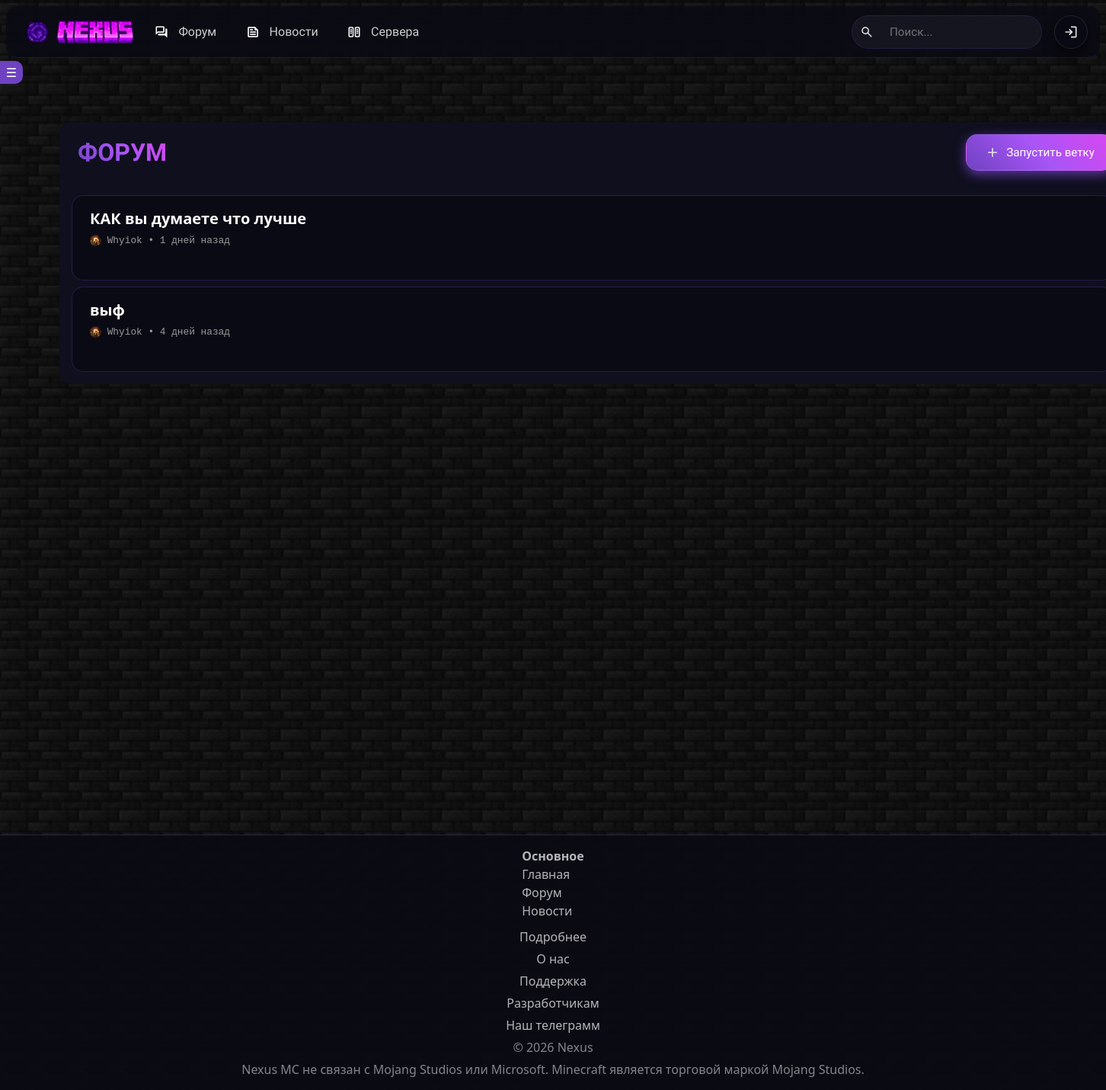
Page /forum on the committed database.
### __init__.py (models this page shows, shortened)
class Discuss(db.Model):  # Посты
    id = db.Column(db.Integer, primary_key=True)
    id_author = db.Column(db.Integer)
    title = db.Column(db.String)
    text = db.Column(db.Text)
    rating = db.Column(db.Integer, default=0)
    views = db.Column(db.Integer, default=0)
    status = db.Column(db.Integer, default='on_moderating')
    categories = db.Column(db.JSON, default=[])
    date = db.Column(db.DateTime, default=datetime.utcnow)

class User(db.Model, UserMixin):  # Пользователи
    id = db.Column(db.Integer, primary_key=True)
    username = db.Column(db.String, unique=True)
    description = db.Column(
        db.Text, default="Пользователь поленился и не добавил инфу о себе :[")
    email = db.Column(db.Text, unique=True)
    edition = db.Column(db.String)
    hash_password = db.Column(db.String)
    avatar = db.Column(db.String)
    date = db.Column(db.DateTime, default=datetime.utcnow)
    is_moderator = db.Column(db.Boolean, default=False)
    is_admin = db.Column(db.Boolean, default=False)
    is_checked = db.Column(db.Boolean, default=False)
    is_banned = db.Column(db.Boolean, default=False)
    is_frozen = db.Column(db.Boolean, default=False)

### __init__.py (the view)
@app.route('/forum', methods=['GET', 'POST'])
def forum():
    page = request.args.get('page', 1, type=int)
    per_page = 25
    pagination = Discuss.query.order_by(Discuss.id.desc()).paginate(
        page=page,
        per_page=per_page,
        error_out=False
    )
    discusses = pagination.items
    author = None
    comments_len = 0
    if len(discusses) != 0:
        for discuss in discusses:
            author = User.query.get(discuss.id_author)
            comment = Comments.query.filter_by(id_discuss=discuss.id).all()
            id = discuss.id
            if comment or len(comment) != 0:
                comments_len = len(comment)
            if current_user.is_authenticated:
                discuss.liked = Likes.query.filter_by(
                    id_author=current_user.id,
                    id_discuss=id
                ).first() is not None
            else:
                discuss.liked = False
    return render_template("forum.html", discusses=discusses, author=author, pagination=pagination, comments_len=comments_len)

### __init__.py (called while the page is built, shortened)
def time_ago(date):
    now = datetime.utcnow()
    diff = now - date
    total_seconds = int(diff.total_seconds())
    if total_seconds < 60:
        return f"{total_seconds} секунд назад"
    elif total_seconds < 3600:
        minutes = total_seconds // 60
        return f"{minutes} минут назад"
    elif total_seconds < 86400:
        hours = total_seconds // 3600
        return f"{hours} часов назад"
    elif total_seconds < 2592000:
        days = total_seconds // 86400
        return f"{days} дней назад"
    else:
        return date.strftime("%d.%m.%Y")

@app.context_processor
def inject_helpers():
    return dict(time_ago=time_ago)

@app.context_processor
def inject_user():
    user = current_user
    return {}

### templates/forum.html (shortened to what this page needs)
{% extends 'base.html' %}
{% block main %}
<main class="content">
  <div class="container">
    <div id="posts-container"
      class="d-flex flex-column gap-2 justify-content-center p-3 mx-auto main-page-content">
      <div class="mb-4 d-flex justify-content-between w-100">
        <span class="font-classic ms-2"
          style="background: linear-gradient(45deg, #6f42c1, #a855f7, #d946ef); -webkit-background-clip: text; -webkit-text-fill-color: transparent; background-clip: text; font-size: 2rem; user-select: none;">ФОРУМ</span>
        <a class="btn-glass btn-glass-primary font" style="
                      border-radius: 15px;" title="Запустить ветку" href="/add_discuss"><img src="/static/add.svg"
            height="20px">Запустить
          ветку
        </a>
      </div>
      {% if discusses|length > 0 %}
      {% for discuss in discusses %}
      <div class="discuss-custom">
        <div
          style="padding: 15px 0 5px 15px; flex: 1; display: flex; flex-direction: column; justify-content: space-between;">
          <div class="d-flex flex-column ms-2 gap-1">
            <a class="fw-bold fs-5 link-custom m-0" href="/discuss/{{ discuss.id }}">{{ discuss.title }}</a>
            <div class="d-flex">
              <a class="mb-0 link-custom text-secondary font-small font-mine" onclick="playSound()" href="/user/{{ author.id }}">
                <img src="/static/avatars/{{ author.avatar }}" height="15" width="15"
                  style="border-radius: 50%; margin-bottom: 0;">
                {{ author.username }} • {{ time_ago(discuss.date) }}</a>
            </div>
          </div>
        </div>
      </div>
      {% endfor %}
      {% endif %}
    </div>
  </div>
{% endblock %}

### static/style.css (style rules this page uses)
:root { color-scheme: dark; }
html { height: 100%; }
.container { margin-top: 10rem; }
body { display: grid !important; grid-template-rows: auto 1fr auto !important; min-height: 100vh !important; margin: 0 !important; }
main { min-height: 100%; }
body::before { content: ''; position: fixed; top: 0; left: 0; width: 100%; height: 100%; background-image: url('bg1.jpg'); background-size: cover; background-position: center; background-repeat: repeat; z-index: -2; }
body::after { content: ''; position: fixed; top: 0; left: 0; width: 100%; height: 100%; z-index: -1; backdrop-filter: brightness(0.3); }
.main-page-content { border-radius: 15px; background: rgb(15, 15, 30); max-width: 1400px; margin: 0 auto; width: 1400px; padding: 2rem; }
.font-mine { font-family: 'Monocraft', monospace; }
.link-custom { text-decoration: none; color: white; transition: 0.3s all; }
.font-small { font-size: .80rem; }
.discuss-custom { height: 7rem; min-height: 6rem; width: 100%; display: flex; flex-direction: row; min-width: 25rem; background: rgba(10, 10, 20, 0.9); backdrop-filter: blur(10px); border: 1px solid rgba(111, 66, 193, 0.3); border-radius: 15px; overflow: hidden; margin: 0; padding: 0; transition: 0.3s all; position: relative; }
.text-secondary { color: #999999 !important; }
.font { font-family: "Unbounded", sans-serif; }
.font-classic { font-family: "Unbounded", sans-serif; font-weight: 900; color: #6f42c1; }
.btn-glass { padding: 0.6rem 1.5rem; border-radius: 15px; text-decoration: none; font-weight: 500; transition: all 0.3s ease; font-size: 0.95rem; display: flex; align-items: center; gap: 0.5rem; }
.btn-glass-primary { background: linear-gradient(45deg, #6f42c1, #a855f7, #d946ef); color: white; border: 1px solid rgba(255, 255, 255, 0.1); backdrop-filter: blur(5px); box-shadow: 0 5px 15px rgba(111, 66, 193, 0.8); position: relative; overflow: hidden; transition: 0.3s all; }
.link-custom { text-decoration: none; transition: 0.3s all; }

### rows in the picture
Discuss: title "КАК вы думаете что лучше", avatar (picture), date "1 дней назад"
User: username "Whyiok"
Discuss: title "выф", avatar (picture), date "4 дней назад"
